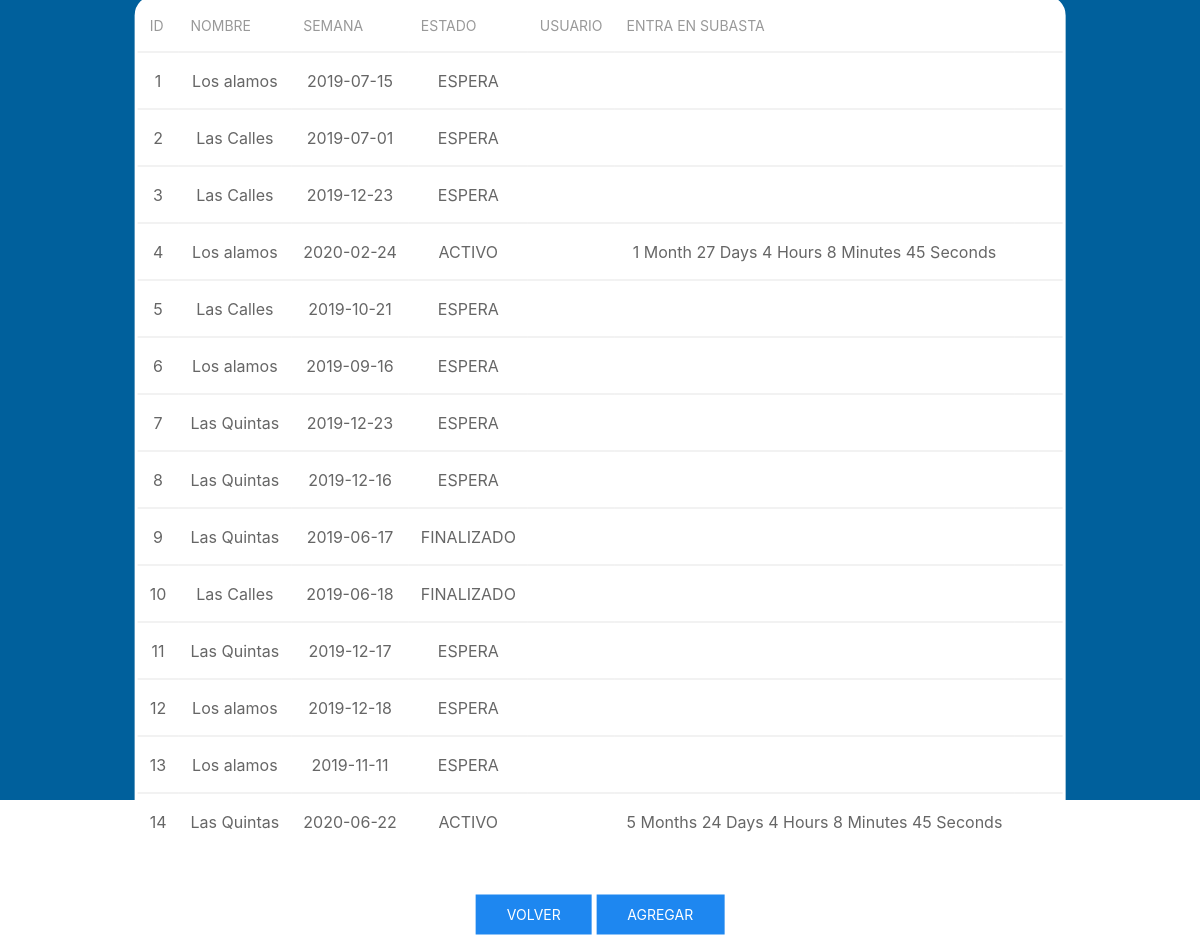
Page /HSH3/vistas/pantalla-listar-paquetes.php on the committed database.
### tables this page shows
CREATE TABLE `paquete` (
  `id` int(11) NOT NULL,
  `nombre_res` varchar(30) NOT NULL,
  `semana` date NOT NULL,
  `estado` varchar(20) NOT NULL,
  `precio_base` int(11) NOT NULL,
  `id_usuario` varchar(35) NOT NULL
);

### HSH3/vistas/pantalla-listar-paquetes.php (the view, shortened to what this page needs)
<!DOCTYPE html>
<html lang="en" dir="ltr">
  <head>
    <link rel="stylesheet" type="text/css" href="../css/uikit.min.css" />
    <link rel="stylesheet" type="text/css" href="../css/personal.css" />
  </head>
  <body class="uk-height-viewport my-background-color">
    <?php
	include('../modelos/get_format.php');
    $conexion=conectar();
    $consulta= "SELECT * FROM paquete";
    $result=mysqli_query($conexion,$consulta);
    mysqli_close($conexion);?>
    <div class="uk-position-center my-form-box">
    <table class="table table-striped uk-table uk-table-divider uk-align-center">
      <thead>
        <tr>
         <th>Id</th>
          <th>Nombre</th>
          <th>Semana</th>
          <th>Estado</th>
          <th>Usuario</th>
		  <th>Entra en subasta<th>
	  <th></th>
        </tr>
      </thead>
      <tbody>
        <?php while ($row = mysqli_fetch_array($result)){
        ?>
        <tr>
          <td><?php echo $row['id']; ?></td>
          <td><?php echo $row['nombre_res']; ?></td>
          <td><?php echo $row['semana']; ?></td>
          <td><?php echo $row['estado']; ?></td>
          <td><?php echo $row['id_usuario']; ?></td>
          <?php if ($row['estado']=='ACTIVO'){?>
		  <td><?php $date1 = new DateTime("now");
		  $dt=$row['semana'];
		 $dt_subasta=date("Y-m-d", strtotime("$dt -6 month"));
		  $date2 = new DateTime($dt_subasta);
		  $diff = $date1->diff($date2);
		  echo get_format($diff);?></td>
      <?php }?>
        <?php } ?>
        </tr>
      </tbody>
    </table>
      <div class="uk-padding-small">
        <a href="home-admin.php" class="uk-button uk-button-primary">Volver</a>
        <a href="pantalla-crear-paquete.php" class="uk-button uk-button-primary">Agregar</a>
      </div>
    </div>
  </body>
</html>

### HSH3/modelos/get_format.php
<?php
function get_format($df) {
    $str = '';
    $str .= ($df->invert == 1) ? ' - ' : '';
    if ($df->y > 0) {
        $str .= ($df->y > 1) ? $df->y . ' Years ' : $df->y . ' Year ';
    } if ($df->m > 0) {
        $str .= ($df->m > 1) ? $df->m . ' Months ' : $df->m . ' Month ';
    } if ($df->d > 0) {
        $str .= ($df->d > 1) ? $df->d . ' Days ' : $df->d . ' Day ';
    } if ($df->h > 0) {
        $str .= ($df->h > 1) ? $df->h . ' Hours ' : $df->h . ' Hour ';
    } if ($df->i > 0) {
        $str .= ($df->i > 1) ? $df->i . ' Minutes ' : $df->i . ' Minute ';
    } if ($df->s > 0) {
        $str .= ($df->s > 1) ? $df->s . ' Seconds ' : $df->s . ' Second ';
    }
    echo $str;
}
?>

### HSH3/css/personal.css (style rules this page uses)
.my-form-box { text-align: center; background-color: #FFFFFF; border: solid; border-radius: 20px; border-color: #FFFFFF; }
.my-background-color { background: rgba(0,96,156,1); }

### rows in the picture
paquete: id "1", nombre_res "Los alamos", semana "2019-07-15", estado "ESPERA"
paquete: id "2", nombre_res "Las Calles", semana "2019-07-01", estado "ESPERA"
paquete: id "3", nombre_res "Las Calles", semana "2019-12-23", estado "ESPERA"
paquete: id "4", nombre_res "Los alamos", semana "2020-02-24", estado "ACTIVO", str "1 Month 27 Days 4 Hours 8 Minutes 45 Seconds"
paquete: id "5", nombre_res "Las Calles", semana "2019-10-21", estado "ESPERA"
paquete: id "6", nombre_res "Los alamos", semana "2019-09-16", estado "ESPERA"
paquete: id "7", nombre_res "Las Quintas", semana "2019-12-23", estado "ESPERA"
paquete: id "8", nombre_res "Las Quintas", semana "2019-12-16", estado "ESPERA"
paquete: id "9", nombre_res "Las Quintas", semana "2019-06-17", estado "FINALIZADO"
paquete: id "10", nombre_res "Las Calles", semana "2019-06-18", estado "FINALIZADO"
paquete: id "11", nombre_res "Las Quintas", semana "2019-12-17", estado "ESPERA"
paquete: id "12", nombre_res "Los alamos", semana "2019-12-18", estado "ESPERA"
paquete: id "13", nombre_res "Los alamos", semana "2019-11-11", estado "ESPERA"
paquete: id "14", nombre_res "Las Quintas", semana "2020-06-22", estado "ACTIVO", str "5 Months 24 Days 4 Hours 8 Minutes 45 Seconds"
